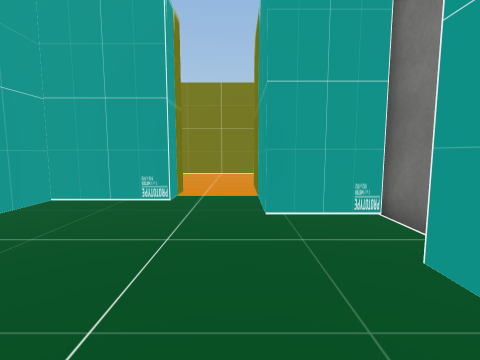
[1] (above)

15 first-person views from a walk through a scene from a Unity 3-D project. The camera is 1.2 m above the floor, tilts 6° down and sees 85° across. The floor is counted in squares, 1 m on a side. Each view is taken from the middle of a square. On the plan, view 1 faces up. The plan holds only what a view shows up to about 12 squares ahead; the rest is blank. The player character is not drawn. Some surface patterns are stand-ins.

[2]
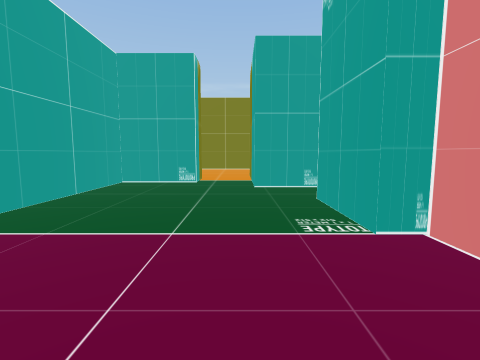

[3]
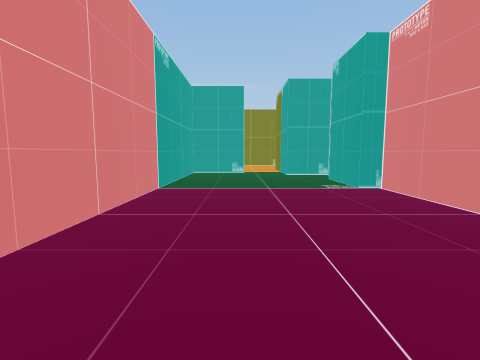

[4]
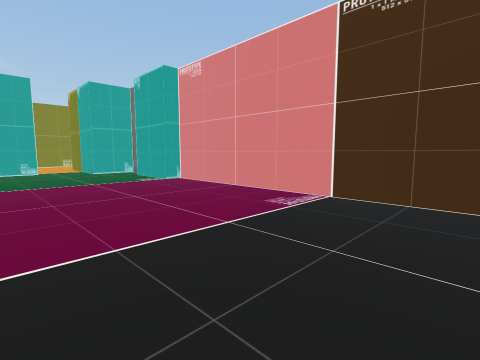

[5]
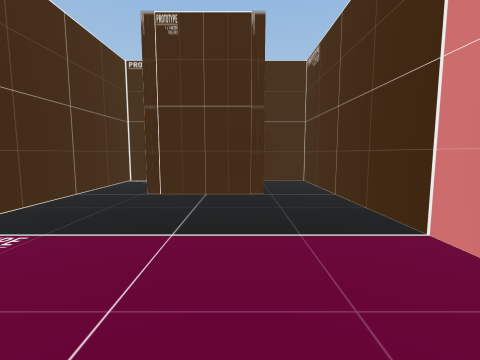

[6]
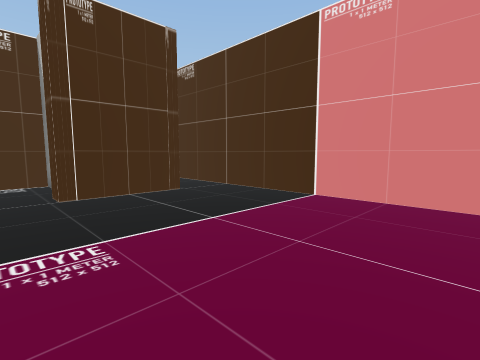

[7]
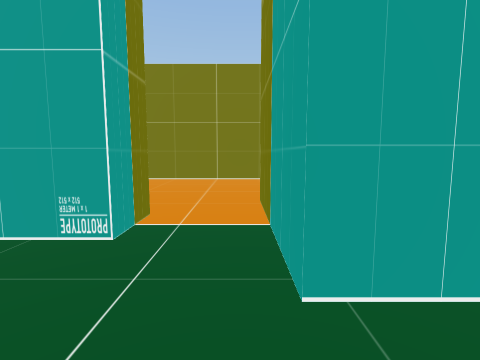

[8]
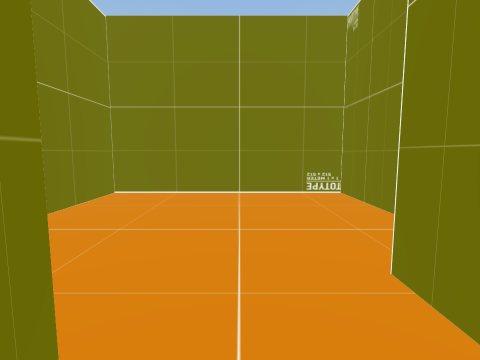

[9]
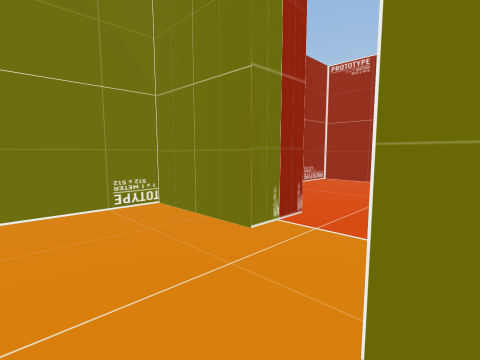

[10]
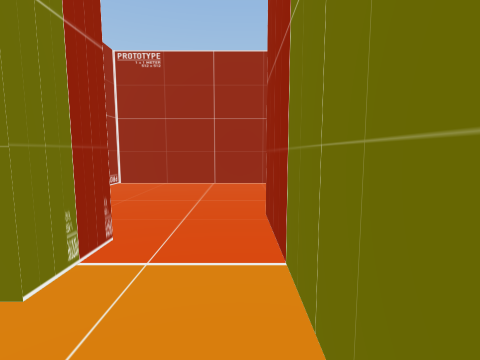

[11]
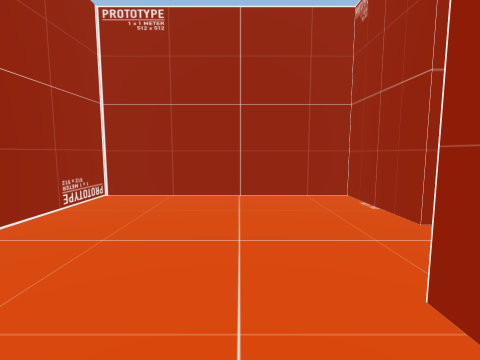

[12]
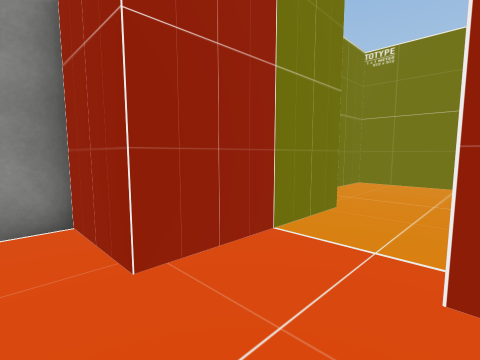

[13]
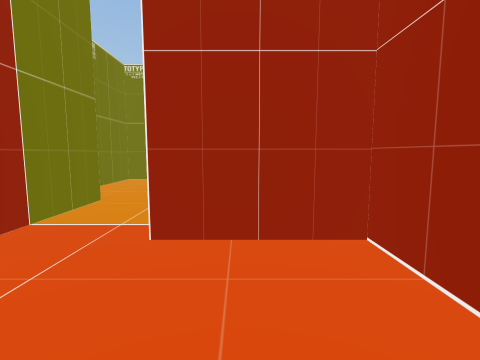

[14]
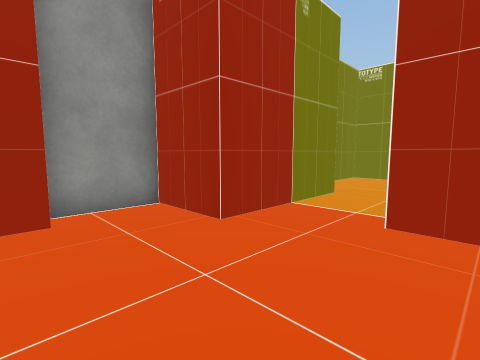

[15]
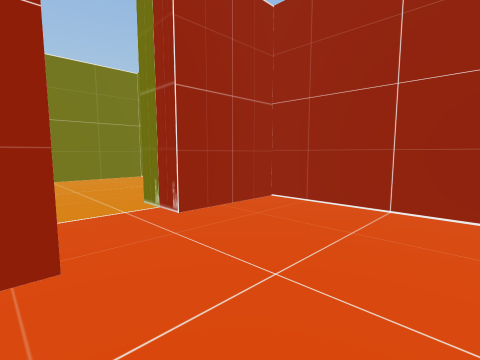

### Floor plan
Ten units are one square. View 1 is at (0, 0); x grows to the right and y downward. Boxes are objects, and circles mark ways between rooms. Rooms are numbered by the first view taken in them; rooms with no view inside come last. Other rooms are left out.
<svg viewBox="-53 -153 161 310">
<path fill="none" stroke="#000" d="M-28 115 7 115 7 122M28 -38 28 -50 5 -50 5 -65M-17 -65 -48 -65 -48 152 -30 152M3 152 28 152 28 3 20 3 20 -28M-17 -80 -17 -65M35 -117 20 -117 20 -148 -48 -148 -48 -80 -22 -80M5 -65 5 -95 35 -95M71 -80 103 -80 103 -148 35 -148 35 -117M35 -95 50 -95 50 -73 72 -73"/>
<circle cx="-5" cy="-75" r="3" fill="#2a7"/>
<circle cx="25" cy="-105" r="3" fill="#2a7"/>
<text x="-10" y="40">1</text>
<text x="-10" y="-110">2</text>
<text x="70" y="-120">3</text>
</svg>
Room 1 opens to room 2. Room 2 opens to room 3.

Where each view was taken, in squares from view 1:
view 1: 0 up, 0 right, facing up
view 2: 4 down, 0 right, facing up
view 3: 9 down, 2 left, facing up
view 4: 11 down, 4 left, facing up-right
view 5: 4 down, 2 left, facing down
view 6: 4 down, 2 right, facing down-left
view 7: 3 up, 0 right, facing up
view 8: 7 up, 1 left, facing up
view 9: 9 up, 1 left, facing up-right
view 10: 10 up, 0 right, facing right
view 11: 11 up, 3 right, facing right
view 12: 12 up, 6 right, facing down-left
view 13: 13 up, 7 right, facing left
view 14: 13 up, 8 right, facing down-left
view 15: 9 up, 8 right, facing up-left
